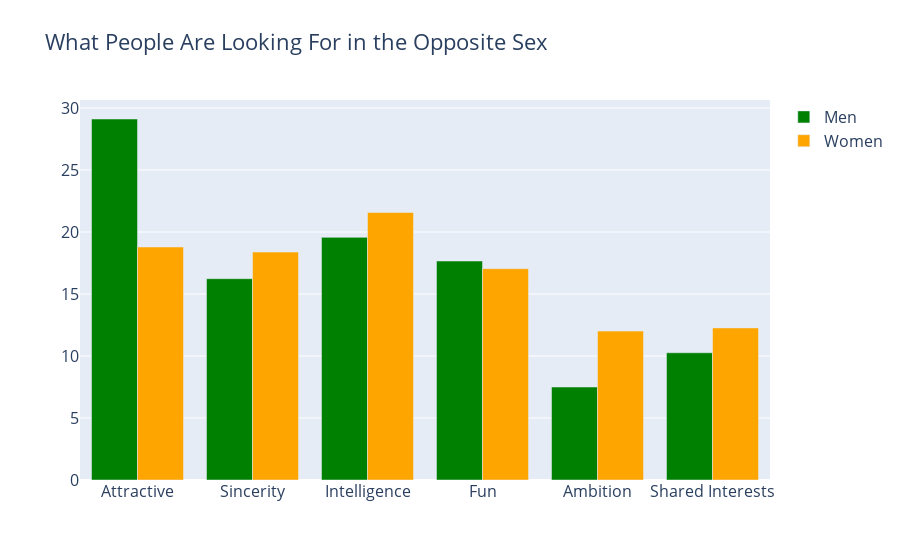

The notebook cell this image was saved under:
### Code cell
males = go.Bar(y=list(Gender_pref.iloc[1]), x=Gender_pref.columns.values, name='Men', marker=dict(color='green'))
females = go.Bar(y=list(Gender_pref.iloc[0]), x=Gender_pref.columns.values, name='Women', marker=dict(color='orange'))

data1 = [males, females]
layout = go.Layout(
    title='What People Are Looking For in the Opposite Sex',font=dict(size=16),legend=dict(font=dict(size=16)))
fig = go.Figure(data=data1, layout=layout)
py.iplot(fig, filename='barchart')

### Figure 1 — Plotly figure (JSON) as saved in the notebook; plotly's stock layout.template omitted (floating-point values rounded to 4 significant figures)
{"data": [{"marker": {"color": "green"}, "name": "Men", "type": "bar", "x": ["Attractive", "Sincerity", "Intelligence", "Fun", "Ambition", "Shared Interests"], "y": [29.11, 16.23, 19.56, 17.66, 7.499, 10.26]}, {"marker": {"color": "orange"}, "name": "Women", "type": "bar", "x": ["Attractive", "Sincerity", "Intelligence", "Fun", "Ambition", "Shared Interests"], "y": [18.79, 18.38, 21.57, 17.04, 12.01, 12.26]}], "layout": {"font": {"size": 16}, "legend": {"font": {"size": 16}}, "title": {"text": "What People Are Looking For in the Opposite Sex"}}}
